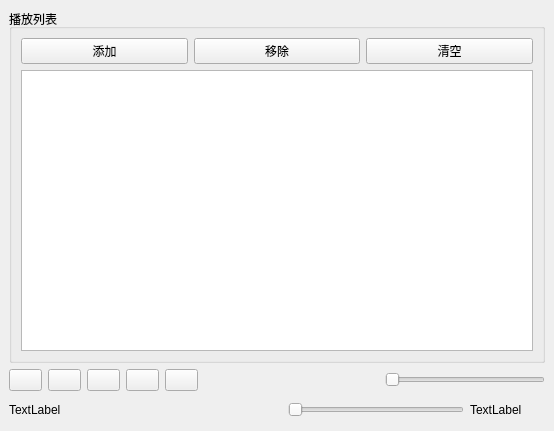
<?xml version="1.0" encoding="UTF-8"?>
<ui version="4.0">
 <class>myMainWindow</class>
 <widget class="QMainWindow" name="myMainWindow">
  <property name="geometry">
   <rect>
    <x>0</x>
    <y>0</y>
    <width>554</width>
    <height>431</height>
   </rect>
  </property>
  <property name="windowTitle">
   <string>myMainWindow</string>
  </property>
  <widget class="QWidget" name="centralwidget">
   <layout class="QVBoxLayout" name="verticalLayout_2">
    <item>
     <widget class="QGroupBox" name="groupBox">
      <property name="title">
       <string>播放列表</string>
      </property>
      <layout class="QGridLayout" name="gridLayout">
       <item row="0" column="0">
        <layout class="QVBoxLayout" name="verticalLayout">
         <item>
          <layout class="QHBoxLayout" name="horizontalLayout">
           <item>
            <widget class="QPushButton" name="btnAdd">
             <property name="text">
              <string>添加</string>
             </property>
             <property name="icon">
              <iconset resource="image.qrc">
               <normaloff>:/img/image/boy.jfif</normaloff>:/img/image/boy.jfif</iconset>
             </property>
             <property name="iconSize">
              <size>
               <width>18</width>
               <height>18</height>
              </size>
             </property>
             <property name="autoDefault">
              <bool>false</bool>
             </property>
            </widget>
           </item>
           <item>
            <widget class="QPushButton" name="btnRemove">
             <property name="text">
              <string>移除</string>
             </property>
             <property name="icon">
              <iconset resource="image.qrc">
               <normaloff>:/img/image/girl.jfif</normaloff>:/img/image/girl.jfif</iconset>
             </property>
             <property name="iconSize">
              <size>
               <width>18</width>
               <height>18</height>
              </size>
             </property>
            </widget>
           </item>
           <item>
            <widget class="QPushButton" name="btnClear">
             <property name="text">
              <string>清空</string>
             </property>
             <property name="icon">
              <iconset resource="image.qrc">
               <normaloff>:/img/image/clearXX.jfif</normaloff>:/img/image/clearXX.jfif</iconset>
             </property>
             <property name="iconSize">
              <size>
               <width>18</width>
               <height>18</height>
              </size>
             </property>
            </widget>
           </item>
          </layout>
         </item>
         <item>
          <widget class="QListWidget" name="listWidget"/>
         </item>
        </layout>
       </item>
      </layout>
     </widget>
    </item>
    <item>
     <layout class="QHBoxLayout" name="horizontalLayout_2">
      <item>
       <widget class="QPushButton" name="btnPlay">
        <property name="maximumSize">
         <size>
          <width>33</width>
          <height>31</height>
         </size>
        </property>
        <property name="text">
         <string/>
        </property>
        <property name="icon">
         <iconset resource="image.qrc">
          <normaloff>:/img/image/bofang.jfif</normaloff>:/img/image/bofang.jfif</iconset>
        </property>
        <property name="iconSize">
         <size>
          <width>40</width>
          <height>40</height>
         </size>
        </property>
       </widget>
      </item>
      <item>
       <widget class="QPushButton" name="btnPause">
        <property name="maximumSize">
         <size>
          <width>33</width>
          <height>31</height>
         </size>
        </property>
        <property name="text">
         <string/>
        </property>
        <property name="icon">
         <iconset resource="image.qrc">
          <normaloff>:/img/image/zanting.jfif</normaloff>:/img/image/zanting.jfif</iconset>
        </property>
        <property name="iconSize">
         <size>
          <width>40</width>
          <height>40</height>
         </size>
        </property>
       </widget>
      </item>
      <item>
       <widget class="QPushButton" name="btnStop">
        <property name="maximumSize">
         <size>
          <width>33</width>
          <height>31</height>
         </size>
        </property>
        <property name="text">
         <string/>
        </property>
        <property name="icon">
         <iconset resource="image.qrc">
          <normaloff>:/img/image/tingzhi.jpg!ys</normaloff>:/img/image/tingzhi.jpg!ys</iconset>
        </property>
        <property name="iconSize">
         <size>
          <width>40</width>
          <height>40</height>
         </size>
        </property>
       </widget>
      </item>
      <item>
       <widget class="QPushButton" name="pushButton_7">
        <property name="maximumSize">
         <size>
          <width>33</width>
          <height>31</height>
         </size>
        </property>
        <property name="text">
         <string/>
        </property>
        <property name="icon">
         <iconset resource="image.qrc">
          <normaloff>:/img/image/last.jfif</normaloff>:/img/image/last.jfif</iconset>
        </property>
        <property name="iconSize">
         <size>
          <width>80</width>
          <height>80</height>
         </size>
        </property>
       </widget>
      </item>
      <item>
       <widget class="QPushButton" name="pushButton_8">
        <property name="maximumSize">
         <size>
          <width>33</width>
          <height>31</height>
         </size>
        </property>
        <property name="text">
         <string/>
        </property>
        <property name="icon">
         <iconset resource="image.qrc">
          <normaloff>:/img/image/next.jfif</normaloff>:/img/image/next.jfif</iconset>
        </property>
        <property name="iconSize">
         <size>
          <width>40</width>
          <height>40</height>
         </size>
        </property>
       </widget>
      </item>
      <item>
       <spacer name="horizontalSpacer">
        <property name="orientation">
         <enum>Qt::Horizontal</enum>
        </property>
        <property name="sizeHint" stdset="0">
         <size>
          <width>168</width>
          <height>20</height>
         </size>
        </property>
       </spacer>
      </item>
      <item>
       <widget class="QLabel" name="label">
        <property name="maximumSize">
         <size>
          <width>33</width>
          <height>31</height>
         </size>
        </property>
        <property name="text">
         <string/>
        </property>
        <property name="pixmap">
         <pixmap resource="image.qrc">:/img/image/sound.jfif</pixmap>
        </property>
        <property name="scaledContents">
         <bool>true</bool>
        </property>
       </widget>
      </item>
      <item>
       <widget class="QSlider" name="sliderVolumn">
        <property name="orientation">
         <enum>Qt::Horizontal</enum>
        </property>
       </widget>
      </item>
     </layout>
    </item>
    <item>
     <layout class="QHBoxLayout" name="horizontalLayout_3">
      <item>
       <widget class="QLabel" name="labCurMedia">
        <property name="minimumSize">
         <size>
          <width>273</width>
          <height>25</height>
         </size>
        </property>
        <property name="text">
         <string>TextLabel</string>
        </property>
       </widget>
      </item>
      <item>
       <widget class="QSlider" name="sliderPosition">
        <property name="orientation">
         <enum>Qt::Horizontal</enum>
        </property>
       </widget>
      </item>
      <item>
       <widget class="QLabel" name="labRatio">
        <property name="minimumSize">
         <size>
          <width>75</width>
          <height>25</height>
         </size>
        </property>
        <property name="text">
         <string>TextLabel</string>
        </property>
       </widget>
      </item>
     </layout>
    </item>
   </layout>
  </widget>
 </widget>
 <resources>
  <include location="image.qrc"/>
 </resources>
 <connections/>
</ui>
